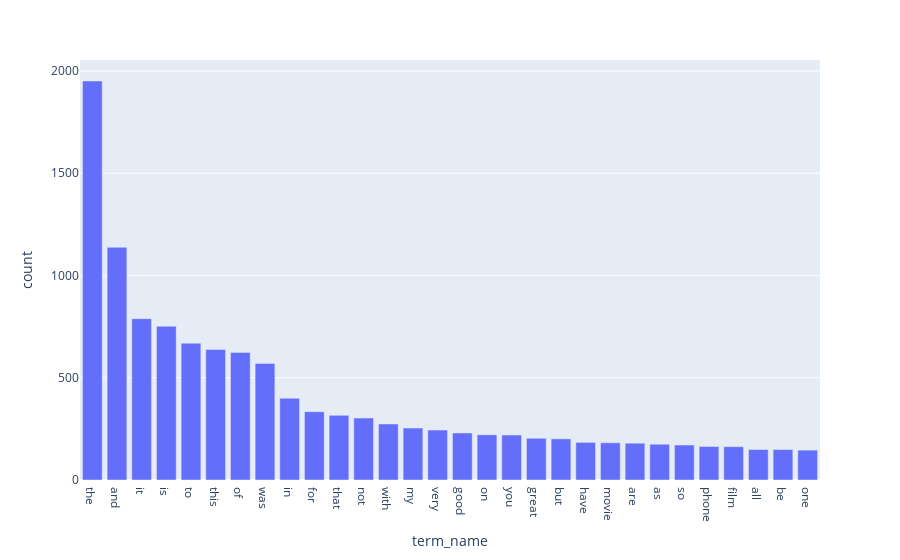

Notebook cell for this chart:
### Markdown cell above
### >>> **Exercise 15 (take home):** 
Additionally, you can attempt to sort the terms on the `x-axis` by frequency instead of in alphabetical order. This way the visualization is more meaninfgul and you will be able to observe the so called [long tail](https://en.wikipedia.org/wiki/Long_tail) (get familiar with this term since it will appear a lot in data mining and other statistics courses). see picture below

![alt txt](https://upload.wikimedia.org/wikipedia/commons/thumb/8/8a/Long_tail.svg/1000px-Long_tail.svg.png)

### Code cell
# Answer here
sort_idx, sort_count = [], []
sort_freq = sorted(enumerate(term_frequencies), key=lambda i: i[1], reverse=True)
for idx, count in sort_freq:
    sort_idx.append(idx)
    sort_count.append(count)
sort_term = count_vect.get_feature_names_out()[sort_idx]

d = {'term_name': sort_term[:30], 'count': sort_count[:30]}
dateframe = pd.DataFrame(data=d)

fig = px.bar(dateframe, x='term_name', y='count')
fig.show()

### Figure 1 — Plotly figure (JSON) as saved in the notebook; plotly's stock layout.template omitted (floating-point values rounded to 4 significant figures)
{"data": [{"alignmentgroup": "True", "hovertemplate": "term_name=%{x}<br>count=%{y}<extra></extra>", "legendgroup": "", "marker": {"color": "#636efa", "pattern": {"shape": ""}}, "name": "", "offsetgroup": "", "orientation": "v", "showlegend": false, "textposition": "auto", "type": "bar", "x": ["the", "and", "it", "is", "to", "this", "of", "was", "in", "for", "that", "not", "with", "my", "very", "good", "on", "you", "great", "but", "have", "movie", "are", "as", "so", "phone", "film", "all", "be", "one"], "xaxis": "x", "y": [1951, 1138, 789, 752, 669, 638, 624, 570, 400, 334, 316, 303, 274, 254, 244, 230, 221, 220, 204, 201, 184, 182, 180, 175, 171, 164, 163, 149, 149, 146], "yaxis": "y"}], "layout": {"barmode": "relative", "legend": {"tracegroupgap": 0}, "margin": {"t": 60}, "xaxis": {"anchor": "y", "domain": [0, 1], "title": {"text": "term_name"}}, "yaxis": {"anchor": "x", "domain": [0, 1], "title": {"text": "count"}}}}
